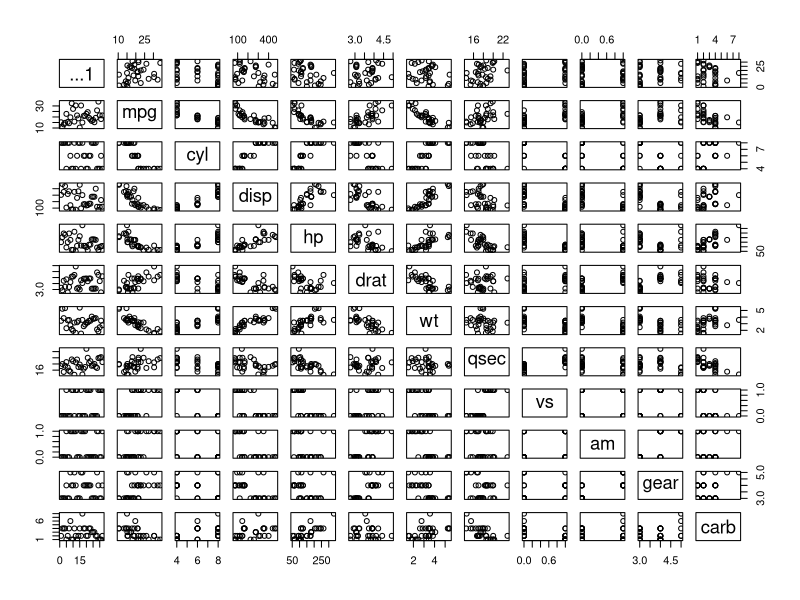

Here is the R script that generated this plot:


library(readr)
setwd("C:\\Users\\chris\\OneDrive - Western Governors University\\Documents\\D206-DataCleaning")
cars <- read_csv("cars.csv")



plot(cars)

